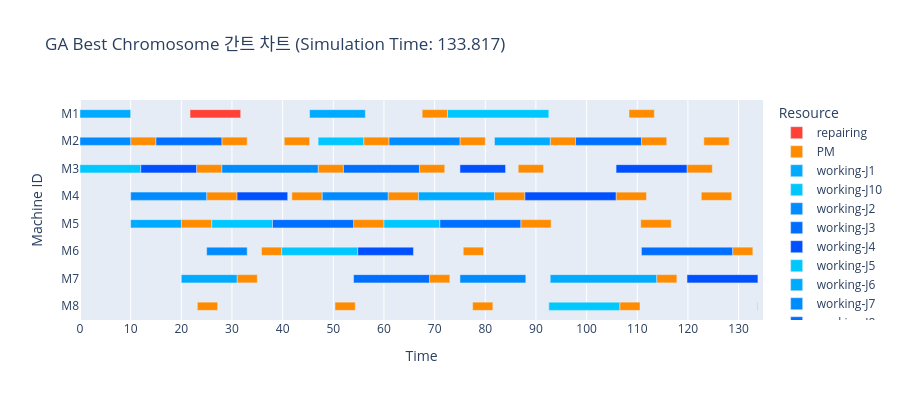

Notebook code for this chart:
### Markdown cell above
## Best chromosome 시뮬레이션 + 간트 차트

GA가 찾아낸 best chromosome으로 시뮬레이션을 한 번 더 돌려 간트 차트 시각화.

### Code cell
# best chromosome으로 시뮬레이션 재실행 (시드 고정 → fitness와 동일 결과)
random.seed(ga.evaluator.seed)

env = simpy.Environment()
event_logger = EventLogger(env)
scheduler = Scheduler(
    env=env,
    data=data,
    event_logger=event_logger,
    pm_hazard_threshold=0.0,
    job_priority=sim_input_best.job_priority,
    op_machine=sim_input_best.op_machine,
    pm_thresholds=sim_input_best.pm_thresholds,
)
env.run(until=scheduler.job_chk_process)

fig = create_gantt_chart(
    logs=event_logger.logs,
    max_time=env.now,
    title=f'GA Best Chromosome 간트 차트 (Simulation Time: {round(env.now, 3)})'
)
fig.show()

### Figure 1 — Plotly figure (JSON) as saved in the notebook; plotly's stock layout.template omitted (floating-point values rounded to 4 significant figures)
{"data": [{"base": [21.72], "customdata": [[""]], "hovertemplate": "Resource=repairing<br>Start=%{base}<br>Finish=%{x}<br>Task=%{y}<br>job_op=%{customdata[0]}<extra></extra>", "legendgroup": "repairing", "marker": {"color": "rgb(255, 65, 54)", "pattern": {"shape": ""}}, "name": "repairing", "orientation": "h", "showlegend": true, "textposition": "auto", "type": "bar", "width": 0.3, "x": [10.0], "xaxis": "x", "y": ["M1"], "yaxis": "y"}, {"base": [67.54, 108.4, 10, 28, 40.32, 56, 75, 92.82, 110.8, 123.1, 23, 47, 67, 86.49, 119.8, 25, 41.82, 60.82, 81.82, 105.8, 122.6, 20, 54, 87, 110.7, 35.83, 75.65, 128.8, 31, 69, 113.8, 23.17, 50.33, 77.5, 106.5, 133.7], "customdata": [[""], [""], [""], [""], [""], [""], [""], [""], [""], [""], [""], [""], [""], [""], [""], [""], [""], [""], [""], [""], [""], [""], [""], [""], [""], [""], [""], [""], [""], [""], [""], [""], [""], [""], [""], [""]], "hovertemplate": "Resource=PM<br>Start=%{base}<br>Finish=%{x}<br>Task=%{y}<br>job_op=%{customdata[0]}<extra></extra>", "legendgroup": "PM", "marker": {"color": "rgb(255, 140, 0)", "pattern": {"shape": ""}}, "name": "PM", "orientation": "h", "showlegend": true, "textposition": "auto", "type": "bar", "width": 0.3, "x": [5.0, 5.0, 5.0, 5.0, 5.0, 5.0, 5.0, 5.0, 5.0, 5.0, 5.0, 5.0, 5.0, 5.0, 5.0, 6.0, 6.0, 6.0, 6.0, 6.0, 6.0, 6.0, 6.0, 6.0, 6.0, 4.0, 4.0, 4.0, 4.0, 4.0, 4.0, 4.0, 4.0, 4.0, 4.0, 0.1086], "xaxis": "x", "y": ["M1", "M1", "M2", "M2", "M2", "M2", "M2", "M2", "M2", "M2", "M3", "M3", "M3", "M3", "M3", "M4", "M4", "M4", "M4", "M4", "M4", "M5", "M5", "M5", "M5", "M6", "M6", "M6", "M7", "M7", "M7", "M8", "M8", "M8", "M8", "M8"], "yaxis": "y"}, {"base": [45.32, 81.82, 66.82, 92.82], "customdata": [["J1_O1"], ["J1_O3"], ["J1_O2"], ["J1_O4"]], "hovertemplate": "Resource=working-J1<br>Start=%{base}<br>Finish=%{x}<br>Task=%{y}<br>job_op=%{customdata[0]}<extra></extra>", "legendgroup": "working-J1", "marker": {"color": "rgb(0, 170, 255)", "pattern": {"shape": ""}}, "name": "working-J1", "orientation": "h", "showlegend": true, "textposition": "auto", "type": "bar", "width": 0.3, "x": [11.0, 11.0, 15.0, 21.0], "xaxis": "x", "y": ["M1", "M2", "M4", "M7"], "yaxis": "y"}, {"base": [0, 26, 39.83], "customdata": [["J10_O1"], ["J10_O2"], ["J10_O3"]], "hovertemplate": "Resource=working-J10<br>Start=%{base}<br>Finish=%{x}<br>Task=%{y}<br>job_op=%{customdata[0]}<extra></extra>", "legendgroup": "working-J10", "marker": {"color": "rgb(0, 200, 255)", "pattern": {"shape": ""}}, "name": "working-J10", "orientation": "h", "showlegend": true, "textposition": "auto", "type": "bar", "width": 0.3, "x": [12.0, 12.0, 15.0], "xaxis": "x", "y": ["M3", "M5", "M6"], "yaxis": "y"}, {"base": [0, 10, 25], "customdata": [["J2_O1"], ["J2_O2"], ["J2_O3"]], "hovertemplate": "Resource=working-J2<br>Start=%{base}<br>Finish=%{x}<br>Task=%{y}<br>job_op=%{customdata[0]}<extra></extra>", "legendgroup": "working-J2", "marker": {"color": "rgb(0, 140, 255)", "pattern": {"shape": ""}}, "name": "working-J2", "orientation": "h", "showlegend": true, "textposition": "auto", "type": "bar", "width": 0.3, "x": [10.0, 15.0, 8.0], "xaxis": "x", "y": ["M2", "M4", "M6"], "yaxis": "y"}, {"base": [97.82, 52, 71, 110.8], "customdata": [["J3_O3"], ["J3_O1"], ["J3_O2"], ["J3_O4"]], "hovertemplate": "Resource=working-J3<br>Start=%{base}<br>Finish=%{x}<br>Task=%{y}<br>job_op=%{customdata[0]}<extra></extra>", "legendgroup": "working-J3", "marker": {"color": "rgb(0, 110, 255)", "pattern": {"shape": ""}}, "name": "working-J3", "orientation": "h", "showlegend": true, "textposition": "auto", "type": "bar", "width": 0.3, "x": [13.0, 15.0, 16.0, 18.0], "xaxis": "x", "y": ["M2", "M3", "M5", "M6"], "yaxis": "y"}, {"base": [12, 31, 54.83], "customdata": [["J4_O1"], ["J4_O2"], ["J4_O3"]], "hovertemplate": "Resource=working-J4<br>Start=%{base}<br>Finish=%{x}<br>Task=%{y}<br>job_op=%{customdata[0]}<extra></extra>", "legendgroup": "working-J4", "marker": {"color": "rgb(0, 80, 255)", "pattern": {"shape": ""}}, "name": "working-J4", "orientation": "h", "showlegend": true, "textposition": "auto", "type": "bar", "width": 0.3, "x": [11.0, 10.0, 11.0], "xaxis": "x", "y": ["M3", "M4", "M6"], "yaxis": "y"}, {"base": [72.54, 47, 60, 92.54], "customdata": [["J5_O3"], ["J5_O1"], ["J5_O2"], ["J5_O4"]], "hovertemplate": "Resource=working-J5<br>Start=%{base}<br>Finish=%{x}<br>Task=%{y}<br>job_op=%{customdata[0]}<extra></extra>", "legendgroup": "working-J5", "marker": {"color": "rgb(0, 200, 255)", "pattern": {"shape": ""}}, "name": "working-J5", "orientation": "h", "showlegend": true, "textposition": "auto", "type": "bar", "width": 0.3, "x": [20.0, 9.0, 11.0, 14.0], "xaxis": "x", "y": ["M1", "M2", "M5", "M8"], "yaxis": "y"}, {"base": [0, 10, 20], "customdata": [["J6_O1"], ["J6_O2"], ["J6_O3"]], "hovertemplate": "Resource=working-J6<br>Start=%{base}<br>Finish=%{x}<br>Task=%{y}<br>job_op=%{customdata[0]}<extra></extra>", "legendgroup": "working-J6", "marker": {"color": "rgb(0, 170, 255)", "pattern": {"shape": ""}}, "name": "working-J6", "orientation": "h", "showlegend": true, "textposition": "auto", "type": "bar", "width": 0.3, "x": [10.0, 10.0, 11.0], "xaxis": "x", "y": ["M1", "M5", "M7"], "yaxis": "y"}, {"base": [61, 28, 47.82, 75], "customdata": [["J7_O3"], ["J7_O1"], ["J7_O2"], ["J7_O4"]], "hovertemplate": "Resource=working-J7<br>Start=%{base}<br>Finish=%{x}<br>Task=%{y}<br>job_op=%{customdata[0]}<extra></extra>", "legendgroup": "working-J7", "marker": {"color": "rgb(0, 140, 255)", "pattern": {"shape": ""}}, "name": "working-J7", "orientation": "h", "showlegend": true, "textposition": "auto", "type": "bar", "width": 0.3, "x": [14.0, 19.0, 13.0, 13.0], "xaxis": "x", "y": ["M2", "M3", "M4", "M7"], "yaxis": "y"}, {"base": [15, 38, 54], "customdata": [["J8_O1"], ["J8_O2"], ["J8_O3"]], "hovertemplate": "Resource=working-J8<br>Start=%{base}<br>Finish=%{x}<br>Task=%{y}<br>job_op=%{customdata[0]}<extra></extra>", "legendgroup": "working-J8", "marker": {"color": "rgb(0, 110, 255)", "pattern": {"shape": ""}}, "name": "working-J8", "orientation": "h", "showlegend": true, "textposition": "auto", "type": "bar", "width": 0.3, "x": [13.0, 16.0, 15.0], "xaxis": "x", "y": ["M2", "M5", "M7"], "yaxis": "y"}, {"base": [75, 105.8, 87.82, 119.8], "customdata": [["J9_O1"], ["J9_O3"], ["J9_O2"], ["J9_O4"]], "hovertemplate": "Resource=working-J9<br>Start=%{base}<br>Finish=%{x}<br>Task=%{y}<br>job_op=%{customdata[0]}<extra></extra>", "legendgroup": "working-J9", "marker": {"color": "rgb(0, 80, 255)", "pattern": {"shape": ""}}, "name": "working-J9", "orientation": "h", "showlegend": true, "textposition": "auto", "type": "bar", "width": 0.3, "x": [9.0, 14.0, 18.0, 14.0], "xaxis": "x", "y": ["M3", "M3", "M4", "M7"], "yaxis": "y"}], "layout": {"barmode": "relative", "height": 400, "legend": {"title": {"text": "Resource"}, "tracegroupgap": 0}, "title": {"text": "GA Best Chromosome 간트 차트 (Simulation Time: 133.817)"}, "xaxis": {"anchor": "y", "domain": [0, 1], "dtick": 10, "range": [0, 134.8], "title": {"text": "Time"}}, "yaxis": {"anchor": "x", "categoryarray": ["M8", "M7", "M6", "M5", "M4", "M3", "M2", "M1"], "categoryorder": "array", "domain": [0, 1], "title": {"text": "Machine ID"}}}}
